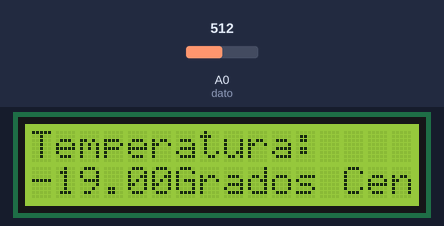
Recording of a sketch running on a simulated Arduino Uno, built with avr-gcc and run on an emulated ATmega328P. On the bench: 16×2 character LCD. Inputs (shaded band) come from the test bench; at power-on: A0 (dato) = 512.

Above: at 1.2 s.
1.3 s: A0 (dato) set to 716
At 2.3 s:
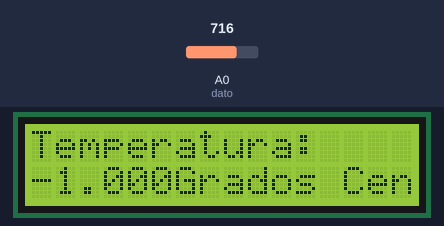
2.8 s: A0 (dato) set to 900
At 4.0 s:
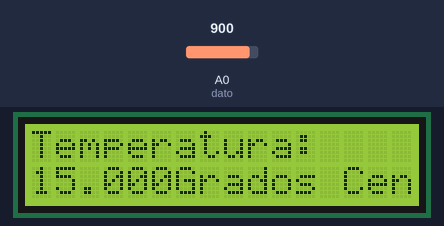
4.3 s: A0 (dato) set to 1023
At 4.7 s:
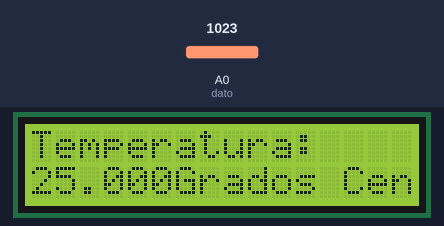
Timing chart, 0 to 7.3 s (numbered marks = the images above; inputs shaded):
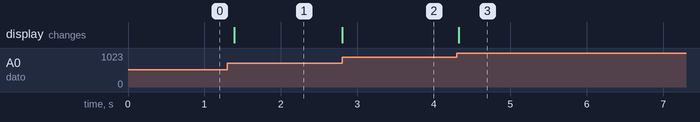

The sketch:

hola.ino
```cpp
      #include <LiquidCrystal.h>
      LiquidCrystal lcd(12, 11, 5, 4, 3, 2);
      int dato = A0;
      int voltaje = 0;
      void setup()  {

              Serial.begin(9600);
              lcd.begin(16, 2);
              lcd.print("Temperatura: ");
              lcd.setCursor(5, 1);
              lcd.print(" Grados Centi "); }
      void loop()
      {
              voltaje = analogRead (dato);
              float conversionT;
              voltaje=analogRead(A0);
              voltaje = abs(voltaje);

              //1
              if ( voltaje << 5) {
              conversionT = ((voltaje*90)/1023);

              lcd.setCursor(0,1);
              lcd.print(conversionT);
              delay(100);}
              else{
                conversionT = (((voltaje-5)*90)/1023);
              lcd.setCursor(0,1);
              lcd.print(conversionT);
              delay(100);} }
```

Measured:
- after the input at 1.3 s, the display: changes after 0.09 s (image 1)
- after the input at 2.8 s, the display: changes at once (image 2)
- after the input at 4.3 s, the display: changes at once (image 3)
